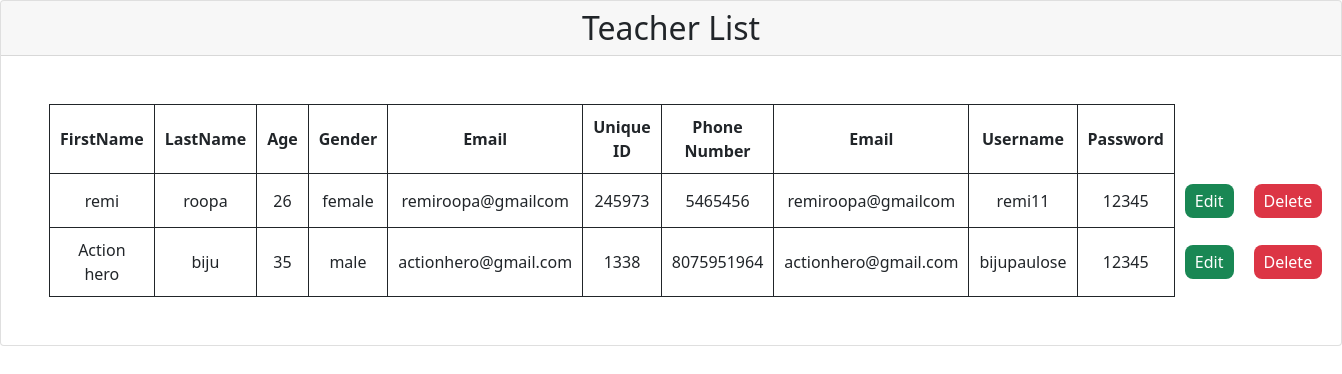
The page /teacherlistview on the database its author committed.
### ManagementApp/models.py (models this page shows)
class Teacher(models.Model):
    firstname=models.CharField(max_length=20)
    lastname=models.CharField(max_length=20)
    age=models.IntegerField()
    gender=models.CharField(max_length=10)
    email=models.EmailField()
    unid=models.CharField(max_length=20)
    phone=models.CharField(max_length=15)
    username=models.CharField(max_length=20)
    password=models.CharField(max_length=100)
    Value=models.IntegerField()
    user_type=models.CharField(max_length=10)

### ManagementApp/views.py (the view)
# urls.py: path('teacherlistview',views.teacher_listview,name='teacher_listview'),
def teacher_listview(request):
    teacher=Teacher.objects.all()
    return render(request,'teacher-listview.html',{'teacher':teacher})

### ManagementApp/templates/teacher-listview.html (shortened to what this page needs)
<!DOCTYPE html>
<html lang="en">
<head>
    <link href="https://cdn.jsdelivr.net/npm/bootstrap@5.0.2/dist/css/bootstrap.min.css" rel="stylesheet">
</head>
<body>
    <div class="card">
        <h2 class="text-center card-header ">Teacher List</h2>
        <div class="card-body p-5">
            <table>
                <tr class="text-center ">
                    <th>FirstName</th>
                    <th>LastName</th>
                    <th>Age</th>
                    <th>Gender</th>
                    <th>Email</th>
                    <th>Unique ID</th>
                    <th>Phone Number</th>
                    <th>Email</th>
                    <th>Username</th>
                    <th>Password</th>
                </tr>
                {%for i in teacher %}
                <tr class="text-center ">
                    <td>{{i.firstname}}</td>
                    <td>{{i.lastname}}</td>
                    <td>{{i.age}}</td>
                    <td>{{i.gender}}</td>
                    <td>{{i.email}}</td>
                    <td>{{i.unid}}</td>
                    <td>{{i.phone}}</td>
                    <td>{{i.email}}</td>
                    <td>{{i.username}}</td>
                    <td>{{i.password}}</td>
                    <td style="border: none;"><button class="btn-success btn1"><a href="teacheredit/{{i.id}}">Edit</a></button></td>
                    <td style="border: none;"><button class="btn-danger btn1"><a href="teacherdelete/{{i.id}}">Delete</a></button></td>
                </tr>
                {% endfor %}
            </table>
        </div>
    </div>
</body>
</html>

### ManagementApp/templates/teacher-listview.html (style rules this page uses)
table tr td { border: 1px solid; padding: 10px; }
th { border: 1px solid; padding: 10px; }
.btn1 { padding: 5px 10px; border: none; border-radius: 8px; }
.btn1 a { text-decoration: none; color: white; }

### rows shown on the page
Teacher: firstname "remi", lastname "roopa", age "26", gender "female", email "remiroopa@gmailcom", unid "245973", phone "5465456", username "remi11", password "12345"
Teacher: firstname "Action hero", lastname "biju", age "35", gender "male", email "actionhero@gmail.com", unid "1338", phone "8075951964", username "bijupaulose", password "12345"
